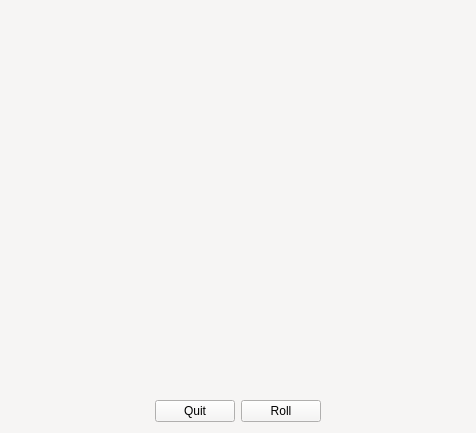
<?xml version="1.0" encoding="UTF-8"?>
<ui version="4.0">
 <class>DiceWindow</class>
 <widget class="QWidget" name="DiceWindow">
  <property name="geometry">
   <rect>
    <x>0</x>
    <y>0</y>
    <width>476</width>
    <height>433</height>
   </rect>
  </property>
  <property name="windowTitle">
   <string>Form</string>
  </property>
  <property name="windowIcon">
   <iconset resource="resources/resources.qrc">
    <normaloff>:/icons/app-icon.png</normaloff>:/icons/app-icon.png</iconset>
  </property>
  <property name="styleSheet">
   <string notr="true">background-color: rgb(246, 245, 244);</string>
  </property>
  <layout class="QGridLayout" name="gridLayout">
   <item row="2" column="1">
    <spacer name="verticalSpacer_2">
     <property name="orientation">
      <enum>Qt::Vertical</enum>
     </property>
     <property name="sizeHint" stdset="0">
      <size>
       <width>20</width>
       <height>49</height>
      </size>
     </property>
    </spacer>
   </item>
   <item row="3" column="3">
    <spacer name="horizontalSpacer_4">
     <property name="orientation">
      <enum>Qt::Horizontal</enum>
     </property>
     <property name="sizeHint" stdset="0">
      <size>
       <width>40</width>
       <height>20</height>
      </size>
     </property>
    </spacer>
   </item>
   <item row="3" column="1">
    <layout class="QHBoxLayout" name="horizontalLayout">
     <item>
      <widget class="QPushButton" name="btnQuit">
       <property name="text">
        <string>Quit</string>
       </property>
       <property name="icon">
        <iconset resource="resources/resources.qrc">
         <normaloff>:/icons/quit.png</normaloff>:/icons/quit.png</iconset>
       </property>
       <property name="iconSize">
        <size>
         <width>24</width>
         <height>24</height>
        </size>
       </property>
      </widget>
     </item>
     <item>
      <widget class="QPushButton" name="btnRoll">
       <property name="text">
        <string>Roll</string>
       </property>
       <property name="icon">
        <iconset resource="resources/resources.qrc">
         <normaloff>:/icons/dice.png</normaloff>:/icons/dice.png</iconset>
       </property>
       <property name="iconSize">
        <size>
         <width>24</width>
         <height>24</height>
        </size>
       </property>
      </widget>
     </item>
    </layout>
   </item>
   <item row="3" column="0">
    <spacer name="horizontalSpacer_3">
     <property name="orientation">
      <enum>Qt::Horizontal</enum>
     </property>
     <property name="sizeHint" stdset="0">
      <size>
       <width>40</width>
       <height>20</height>
      </size>
     </property>
    </spacer>
   </item>
   <item row="0" column="1">
    <spacer name="verticalSpacer">
     <property name="orientation">
      <enum>Qt::Vertical</enum>
     </property>
     <property name="sizeHint" stdset="0">
      <size>
       <width>20</width>
       <height>49</height>
      </size>
     </property>
    </spacer>
   </item>
   <item row="1" column="3">
    <spacer name="horizontalSpacer_2">
     <property name="orientation">
      <enum>Qt::Horizontal</enum>
     </property>
     <property name="sizeHint" stdset="0">
      <size>
       <width>89</width>
       <height>20</height>
      </size>
     </property>
    </spacer>
   </item>
   <item row="1" column="0">
    <spacer name="horizontalSpacer">
     <property name="orientation">
      <enum>Qt::Horizontal</enum>
     </property>
     <property name="sizeHint" stdset="0">
      <size>
       <width>90</width>
       <height>20</height>
      </size>
     </property>
    </spacer>
   </item>
   <item row="1" column="1">
    <widget class="QLabel" name="labelDice">
     <property name="text">
      <string/>
     </property>
     <property name="pixmap">
      <pixmap resource="resources/resources.qrc">:/dice/six.png</pixmap>
     </property>
     <property name="scaledContents">
      <bool>true</bool>
     </property>
     <property name="margin">
      <number>10</number>
     </property>
    </widget>
   </item>
  </layout>
 </widget>
 <resources>
  <include location="resources/resources.qrc"/>
 </resources>
 <connections/>
</ui>
